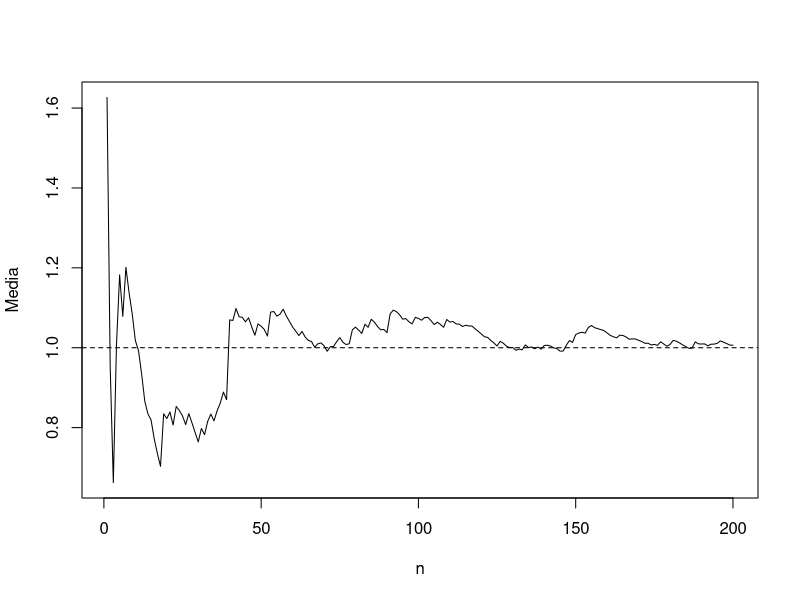

Source code (R):
set.seed(17)
x32 <- rexp(200)
n32 <- seq_along(x32)
mc32 <- cumsum(x32) / n32
plot(n32, mc32, type = "l",
  xlab = "n", ylab = "Media")
abline(h = 1, lty = 2)
